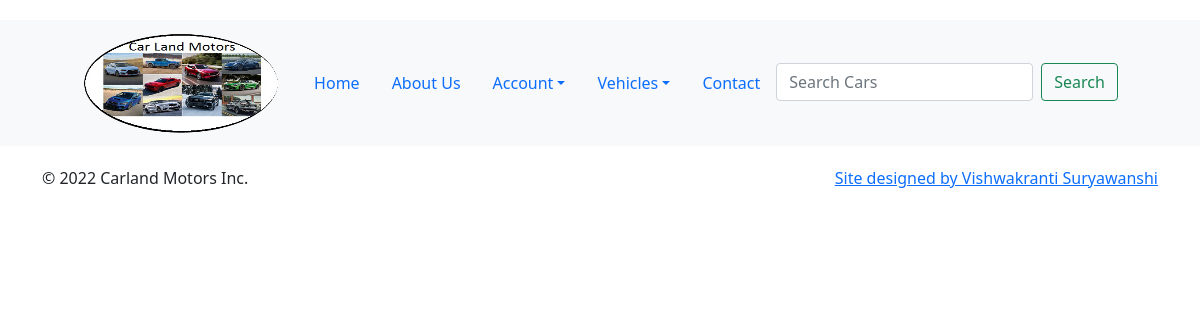
Before: /search.php?car=Armastrong with the older database file.
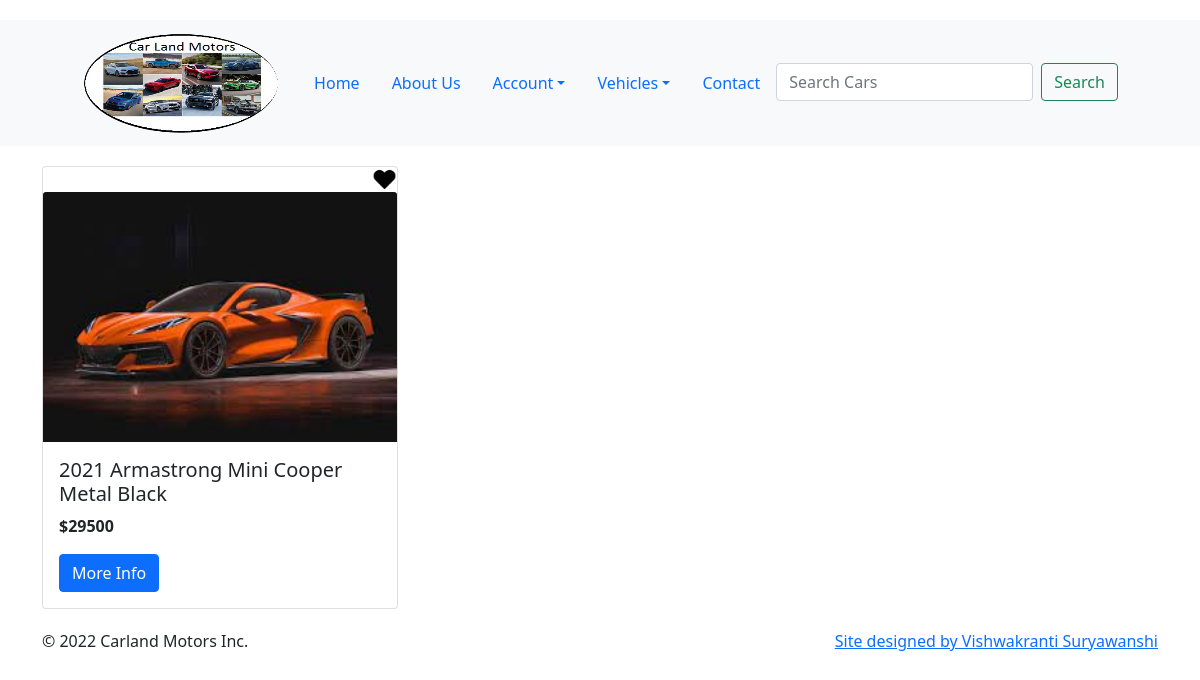
After: the same page with the newer database file.
### tables this page shows
CREATE TABLE `car_images` (
  `id` int(11) NOT NULL,
  `car_id` int(7) NOT NULL,
  `file_name` varchar(75) NOT NULL
);

CREATE TABLE `car` (
  `car_id` int(7) NOT NULL,
  `manufacturer` varchar(100) NOT NULL,
  `model` varchar(100) NOT NULL,
  `colour` varchar(25) NOT NULL,
  `year` int(11) NOT NULL,
  `fuel_type` varchar(100) NOT NULL,
  `registration` varchar(10) NOT NULL,
  `mileage` int(11) NOT NULL,
  `transmission_type` varchar(15) NOT NULL,
  `car_condition` varchar(4) NOT NULL,
  `category_id` int(4) NOT NULL,
  `price` decimal(10,0) NOT NULL
);

### search.php (the view, shortened to what this page needs)
<?php
require_once "config.php";
$cars ="";
if($_SERVER["REQUEST_METHOD"] == "GET")
{
    $car_array="";
    parse_str($_SERVER["QUERY_STRING"],$car_array);
	$sql = "SELECT car.price,car.year, car.manufacturer, car.model, car.colour, car_images.file_name FROM `car_images` inner join car on car.car_id = car_images.car_id";
    if(!empty($car_array))
    {
        if(isset($car_array['car']))
         $sql = $sql . " where car.manufacturer like '%" . htmlentities($car_array['car']). "%'";
    }
	$stmt = $mysqli->prepare($sql);
	if($stmt->execute())
	{
        $cars = $stmt->get_result();
	}
}
?>
<!doctype html>
<html lang="en">
<head>
	<link href="https://getbootstrap.com/docs/5.0/dist/css/bootstrap.min.css" rel="stylesheet"
>
</head>
<body>
	<header class="mt-0">
		<?php
		include './partials/navbar.php';
		?>
	</header>
	<main>
		<div class="container mt-0">
			<?php
			if(empty($cars))
			{
				echo '<div class="row"> No cars found!</div>';
			}
			else if ($cars->num_rows > 0){
				$i=0;
				foreach($cars as $car )
				{
					if($i == 0)
						echo '<div class="row">';
					echo "<div class=\"col-sm-4\">
							<div class=\"card\">
								<div class=\"wishListDiv\">
									<a href=\"#\" class=\"wishListAnchor\">
										<img src=\"./images/addedToWishlist.png\" class=\"float-end\" alt=\"add to wishlist\" width=\"25px\" height=\"25px\">
										<span class=\"float-end\">Add To Wishlist</span>
									</a>
								</div>
					   	 		<img src=\"./images/" . $car['file_name'] . "\" class=\"card-img-top\" alt=\"...\" width=\"125\" height=\"250\">
					 	 		<div class=\"card-body\">
						 			<h5 class=\"card-title\">" . $car['year'] . " " . $car['manufacturer'] . " " . $car['model'] . " " .  $car['colour'] . "</h5>
						 			<p><strong>$" . $car['price'] . "</strong></p>
						 			<a href=\"#\" class=\"btn btn-primary\">More Info</a>
								</div>
							</div>
						 </div>";
					$i++;
				}
				if($cars->num_rows % 3 <> 0){
					echo '</div>';
				}
			}
		 ?>
		</div>
		<footer class="container mt-0">
			<p class="float-end"><a href="#">Site designed by Vishwakranti Suryawanshi</a></p>
			<p>&copy; 2022 Carland Motors Inc. </p>
		</footer>
	</main>
</body>
</html>

### partials/navbar.php (shortened to what this page needs)
<?php
$logged_in = false;
$car_manufacturers ="";
if($_SERVER["REQUEST_METHOD"] == "GET")
{
	$sql = "SELECT DISTINCT car.manufacturer FROM car order by manufacturer asc";
	$stmt = $mysqli->prepare($sql);
	if($stmt->execute())
	{
        $car_manufacturers = $stmt->get_result();
	}
}
?>
<nav class="navbar navbar-expand-md navbar-light bg-light justify-content-center">
	<div class="d-flex">
		<a class="navbar-brand" href="."><img src="./images/cars_logo.png" alt="" width="200" height="100" alt="Carland Motors"></a>
		<div class="collapse navbar-collapse" id="navbarCollapse">
			<ul class="nav nav-pills">
				<li class="nav-item">
					<a class="nav-link" aria-current="page" href="./">Home</a>
				</li>
				<li class="nav-item">
					<a class="nav-link" aria-current="page" href="./aboutUs.php">About Us</a>
				</li>
				<?php
				if(empty($logged_in))
				{
					echo '<li class="nav-item dropdown">
							<a class="nav-link dropdown-toggle" role="button" data-bs-toggle="dropdown" aria-expanded="false">Account</a>
							<ul class="dropdown-menu dropdown-menu-end" aria-labelledby="navbarDropdown">
								<li><a class="dropdown-item" href="login.php">Login</a></li>
								<li><a class="dropdown-item" href="register.php">Register</a></li>
							</ul>
						  </li>';
				}
				?>
				<?php
				if(!empty($car_manufacturers)){
					echo '<li class="nav-item dropdown">
							<a class="nav-link dropdown-toggle" role="button" data-bs-toggle="dropdown" aria-expanded="false">Vehicles</a>
							<ul class="dropdown-menu dropdown-menu-end" aria-labelledby="navbarDropdown">';
					echo '	</ul>
						  </li>';
				}
				?>
				<li class="nav-item">
					<a class="nav-link" aria-current="page" href="./contact.php">Contact</a>
				</li>
				<li class="nav-item">
					<form class="d-flex">
						<input class="form-control me-2" type="search" placeholder="Search Cars" aria-label="Search" id="searchCarsTxtBx">
						<button class="btn btn-outline-success" type="submit" id="searchCars">Search</button>
					</form>
				</li>
			</ul>
		</div>
	</div>
</nav>

### search.php (style rules this page uses)
@media (min-width: 768px) { .mt-0 { margin-top: 20px !important; } }

Changed rows visible on the page:
added car_images: file_name (picture), car.year "2021", car.manufacturer "Armastrong", car.model "Mini Cooper", car.colour "Metal Black", car.price "29500"
